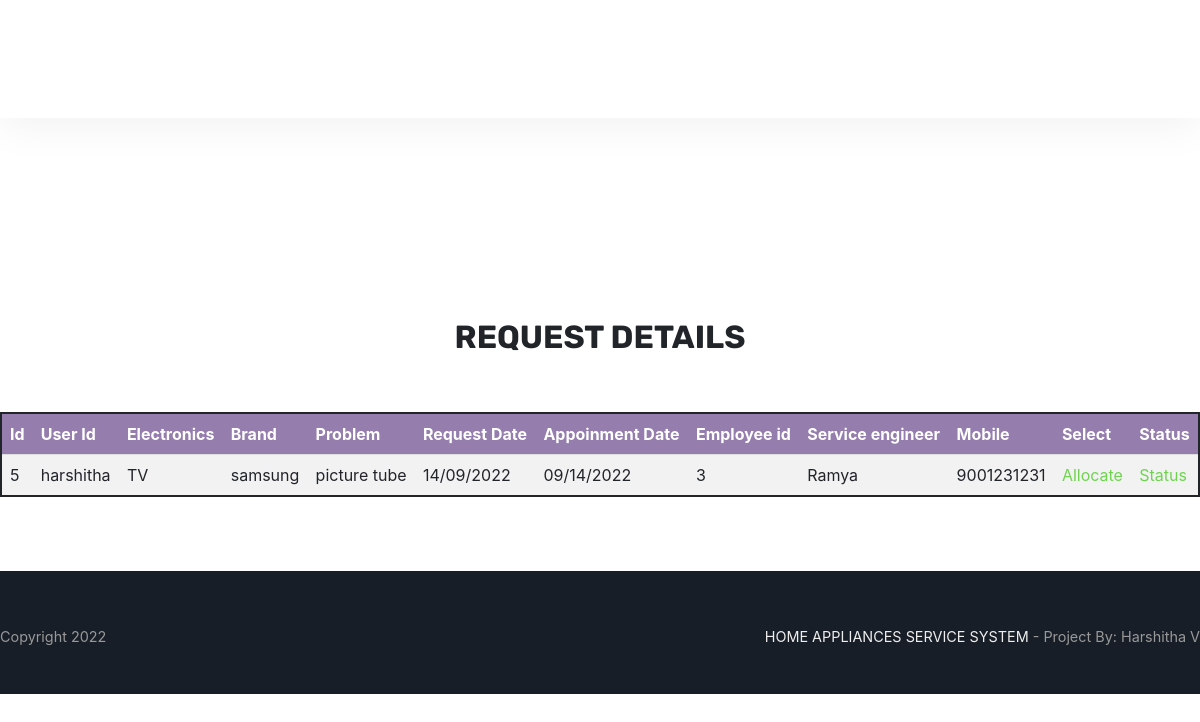
The app's page /Viewservicerequest.php with its own data.
### tables this page shows
CREATE TABLE IF NOT EXISTS `servicerequest` (
  `id` int(4) NOT NULL AUTO_INCREMENT,
  `Uid` varchar(100) NOT NULL,
  `Electronics` varchar(100) NOT NULL,
  `Brand` varchar(100) NOT NULL,
  `Problem` varchar(100) NOT NULL,
  `Rdate` varchar(100) NOT NULL,
  `Adate` varchar(100) NOT NULL,
  `Empid` varchar(100) NOT NULL,
  `Serviceeng` varchar(100) NOT NULL,
  `Mobile` varchar(100) NOT NULL,
  PRIMARY KEY (`id`)
);

### Viewservicerequest.php (the view, shortened to what this page needs)
<?php
include('Adminheader.php');
?>
<div align="center">
<form action="" name="register"  id="register" method="post">
	<br>
<h2><b>REQUEST DETAILS</h2></b>
<br>
<br>
<table>
			<th >Id</th>
			<th >User Id</th>
			<th >Electronics</th>
			<th >Brand</th>
			<th >Problem</th>
			<th >Request Date</th>
			<th >Appoinment Date</th>
			<th >Employee id</th>
			<th >Service engineer</th>
			<th>Mobile</th>
			<th>Select</td>
			<th>Status</td>
	<?php
	$query = "select * from servicerequest";
	$result = mysql_query($query) or die(mysql_error());
	while($row = mysql_fetch_assoc($result))
		{
 ?>
	<tr>
		<td ><?php echo $row['id']; ?></font></td>
		<td><?php echo $row['Uid']; ?></font></td>
		<td ><?php echo $row['Electronics']; ?></font></td>
		<td><?php echo $row['Brand']; ?></font></td>
		<td ><?php echo $row['Problem']; ?></font></td>
		<td ><?php echo $row['Rdate']; ?></font></td>
		<td ><?php echo $row['Adate']; ?></font></td>
		<td ><?php echo $row['Empid']; ?></font></td>
			<td ><?php echo $row['Serviceeng']; ?></font></td>
				<td><?php echo $row['Mobile']; ?></font></td>
		<td ><a href="Appoinment.php?select=<?php echo $row['id'];?>">Allocate</a></font></td>
		<td ><a href="Status.php?select=<?php echo $row['id'];?>">Status</a></font></td>
	</tr>
	<?php }  ?>
	</table>
	<br>
	</form>
</div>
<?php
include('footer.php');
?>

### assets/css/theme.css (style rules this page uses)
body { font-family: "Verdana", -apple-system, BlinkMacSystemFont, "Verdana", sans-serif; }
a { color: #6FD350; }
a, a:hover { transition: all 0.2s; }
.h1, .h2, .h3, .h4, .h5, .h6, h1, h2, h3, h4, h5, h6 { font-family: "Rubik", -apple-system, BlinkMacSystemFont, "Helvetica Neue", sans-serif; }

### Viewservicerequest.php (style rules this page uses)
body { background-image: url("https://encrypted-tbn0.gstatic.com/images?q=tbn:ANd9GcQQT2H1kXloCir74f9WAmVlADpR9fNbzOmapQ&usqp=CAU"); background-repeat:no-repeat; background-size: cover; }
table { border: 2px solid; width: 100%; top:10px; }
th, td { padding: 8px; text-align: left; border-bottom: 1px solid #ddd; }
tr:nth-child(even) { background-color: #f2f2f2 }
th { background-color: #957DAD; color: white; }

### records on screen
servicerequest: id "5", Uid "harshitha", Electronics "TV", Brand "samsung", Problem "picture tube", Rdate "14/09/2022", Adate "09/14/2022", Empid "3", Serviceeng "Ramya", Mobile "9001231231"
